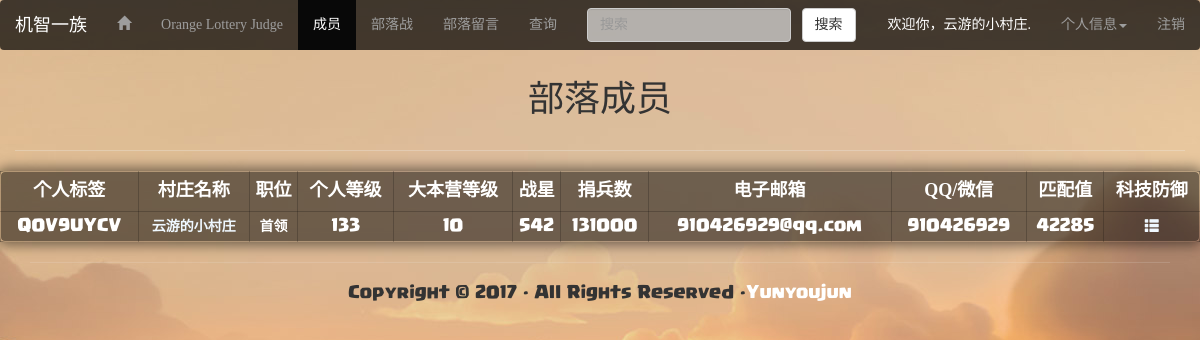
Page /clanmember.php (signed in) on the earlier database version.
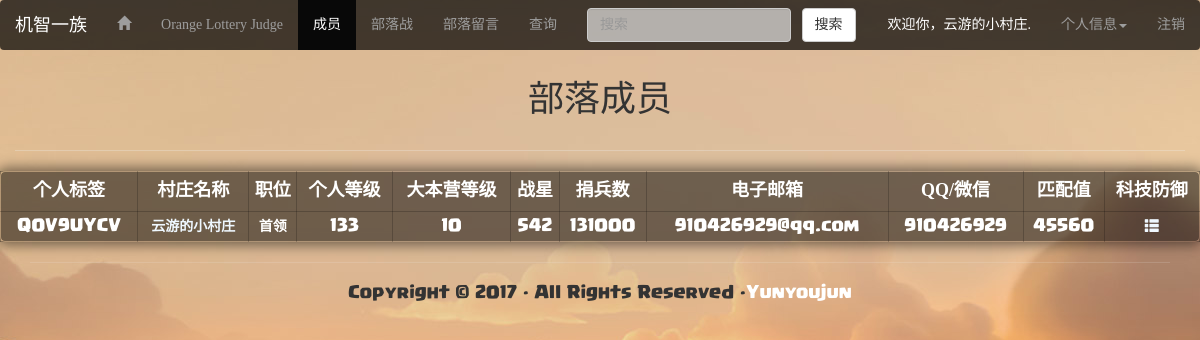
Same page on the later database version.
### tables this page shows
CREATE TABLE IF NOT EXISTS `clanmember` (
  `Code` char(10) NOT NULL,
  `Password` char(20) NOT NULL,
  `VillageName` char(30) NOT NULL,
  `Position` tinyint(1) NOT NULL,
  `Level` smallint(6) NOT NULL,
  `TownHallLevel` tinyint(4) NOT NULL,
  `Star` smallint(6) NOT NULL,
  `Donation` mediumint(9) NOT NULL,
  `Email` varchar(50) DEFAULT NULL,
  `QQorWechat` char(20) DEFAULT NULL,
  `ClanCode` char(10) NOT NULL,
  `PKMatch` int(11) NOT NULL,
  PRIMARY KEY (`Code`)
);

### clanmember.php (the view, shortened to what the changed rows need)
<?php require_once('Connections/clandata.php'); ?>
<!DOCTYPE html>
<html lang="en">
<head>
<?php
include("headlink.php");
?>
</head>
<body onLoad="ready()"><?php
include("navbar.php");
?>
    <?php
    		  $sqlclancode=mysql_query("select ClanCode from clanmember where Code='".$_SESSION['MM_Username']."'",$clandata);
		  $infoclancode=mysql_fetch_array($sqlclancode);
		  if($infoclancode['ClanCode']!=null){
		  ?>
<div class="container-fluid">
  <div class="row">
    <div class="col-md-6 col-md-offset-3">
      <h1 class="text-center">部落成员</h1>
    </div>
  </div>
</div>
<div class="container-fluid">
  <div class="row ">
    <div class="text-center " >
    <table align="center" cellpadding="0" cellspacing="0" class="col-md-12 yunyouback" border="1px" >
           <tr style="font-size:large;font-family:'幼圆', '隶书', '华文隶书';font-weight:bold;" height="40">
          <th ><div align="center">个人标签</div></th>
          <th ><div align="center">村庄名称</div></th>
          <th><div align="center">职位</div></th>
          <th ><div align="center">个人等级</div></th>
          <th ><div align="center">大本营等级</div></th>
          <th ><div align="center">战星</div></th>
          <th ><div align="center">捐兵数</div></th>
          <th ><div align="center">电子邮箱</div></th>
          <th ><div align="center">QQ/微信</div></th>
          <th ><div align="center">匹配值</div></th>
          <th ><div align="center">科技防御</div></th>
          </tr>
          <?php
            $sqlmember=mysql_query("select * from clanmember where ClanCode='".$infoclancode['ClanCode']."' order by Code ",$clandata);
             while($infomember=mysql_fetch_array($sqlmember))
		     {
		  ?>
        <tr style="font-family:'Supercell-Magic_5';FONT-WEIGHT:bold;">
          <td height="30"><div align="center"><?php echo $infomember['Code'];?></div></td>
          <td ><div align="center" ><a href="technologydefense.php?Code=<?php echo $infomember['Code'];?>" style="font-weight:bold;"><?php echo $infomember['VillageName'];?></a></div></td>
          <td ><div align="center"><?php if($infomember["Position"]==3) echo "首领";
	  else if($infomember["Position"]==2) echo "副首领";
	  else if($infomember["Position"]==1) echo "长老";
	  else if($infomember["Position"]==0) echo "成员";
	  ?></div></td>
          <td ><div align="center"><?php echo $infomember['Level'];?></div></td>
          <td ><div align="center"><?php echo $infomember['TownHallLevel'];?></div></td>
          <td ><div align="center"><?php echo $infomember['Star'];?></div></td>
          <td ><div align="center"><?php echo $infomember['Donation'];?></div></td>
          <td ><div align="center"><?php echo $infomember['Email'];?></div></td>
          <td ><div align="center"><?php echo $infomember['QQorWechat'];?></div></td>
          <td ><div align="center"><?php echo $infomember['PKMatch'];?></div></td>
          <td >
          <div><a href="technologydefense.php?Code=<?php echo $infomember['Code'];?>"><i class="glyphicon glyphicon-th-list"></i></a></div></td>
          </tr>
          <?php
			 }
			 ?>
   </table>
  </div>
    </div>
  </div>
    <?php
			 }
			 ?>
</body>
</html>

### navbar.php (shortened to what the changed rows need)
<header class="header fixed clearfix navbar navbar-fixed-top">
<nav class="navbar  navbar-inverse" style="background-color:rgba(0,0,0,0.7);">
 <?php
$logoutAction = $_SERVER['PHP_SELF']."?doLogout=true";
?>
  <div class="container-fluid">
    <div class="collapse navbar-collapse" id="defaultNavbar1">
      <ul class="nav navbar-nav navbar-right">
      <?php
		if(isset($_SESSION['MM_Username'])){
      $sqlVillageName=mysql_query("select VillageName from clanmember where Code='".$_SESSION['MM_Username']."'",$clandata);
      $infoVillageName=mysql_fetch_array($sqlVillageName);
			?>
      <li ><a style="color:rgba(255,255,255,1.00);">欢迎你，<?php echo $infoVillageName['VillageName'];?>.</a></li>
      <li class="dropdown" id="basicinfo"><a href="#" class="dropdown-toggle" data-toggle="dropdown" role="button" aria-expanded="false">个人信息<span class="caret"></span></a>
        </li>
        <li><a href="<?php echo $logoutAction ?>">注销</a></li>
        <?php
		}else{
		?>
        <li><a href="index.php">登录</a></li>
        <li><a href="register.php">注册</a></li>
        <?php
		}
		?>
      </ul>
    </div>
  </div>
</nav>
</header>

Differences in the rows shown:
changed clanmember "Q0V9UYCV": PKMatch "42285" → "45560"
